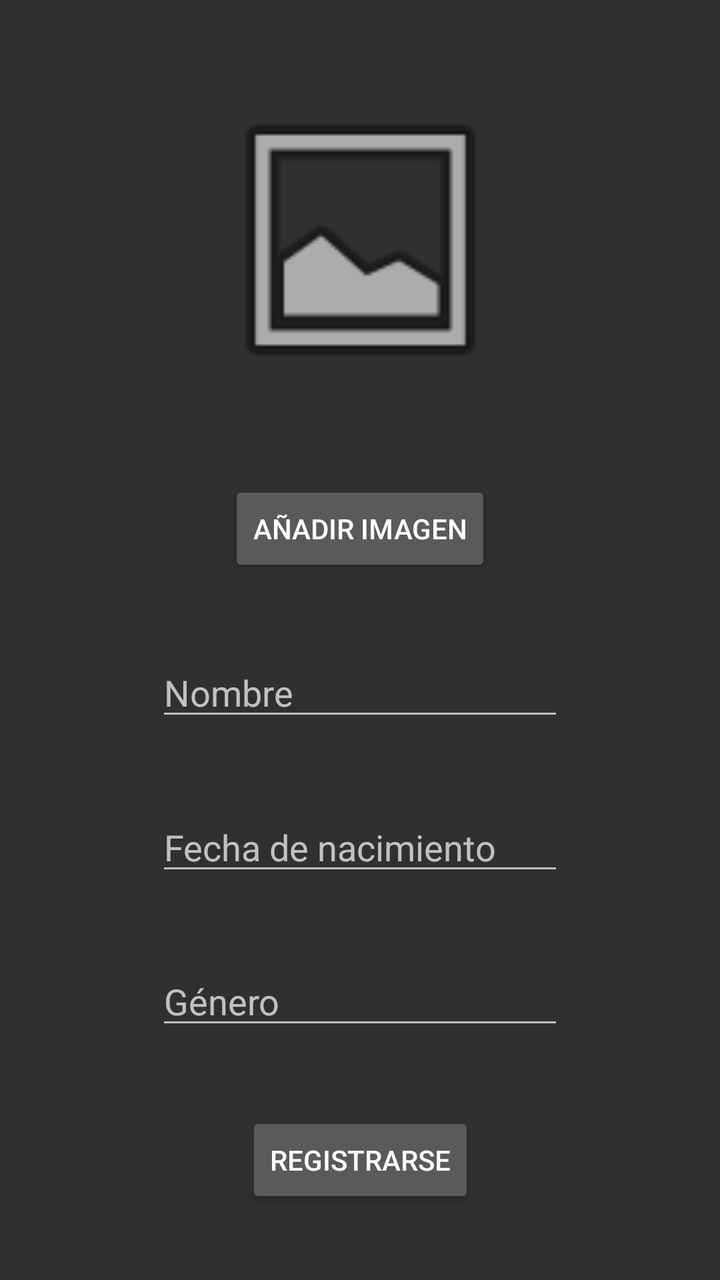
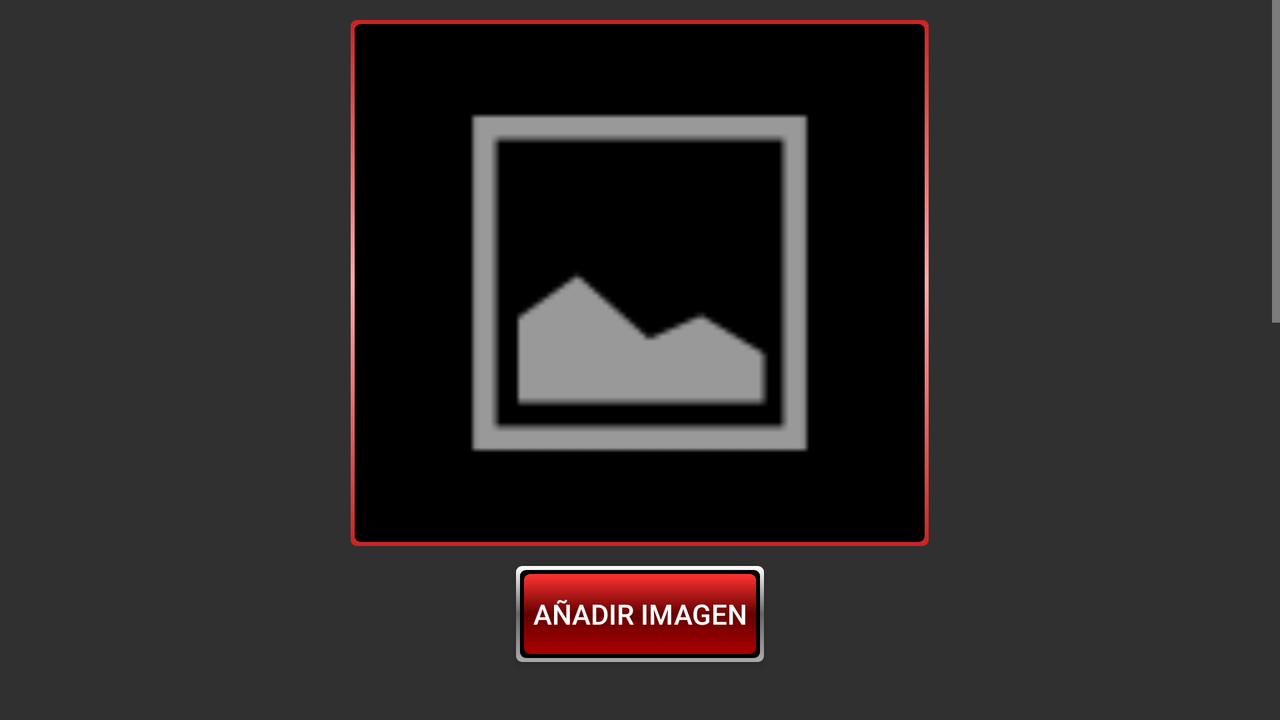

The same Android screen from two of the app's own layout files: first res/layout/ as a phone draws it, then the repository's variant for another configuration, drawn on a device whose configuration selects that folder. Both files follow.
<!-- AndroidManifest.xml: application theme Theme.Design.NoActionBar -->
<!-- res/layout/activity_register.xml -->
<?xml version="1.0" encoding="utf-8"?>
<androidx.constraintlayout.widget.ConstraintLayout xmlns:android="http://schemas.android.com/apk/res/android"
    xmlns:app="http://schemas.android.com/apk/res-auto"
    xmlns:tools="http://schemas.android.com/tools"
    android:layout_width="match_parent"
    android:layout_height="match_parent"
    tools:context=".RegisterActivity">

    <Button
        android:id="@+id/registrarse"
        android:layout_width="wrap_content"
        android:layout_height="wrap_content"
        android:text="Registrarse"
        app:layout_constraintBottom_toBottomOf="parent"
        app:layout_constraintEnd_toEndOf="parent"
        app:layout_constraintHorizontal_bias="0.5"
        app:layout_constraintStart_toStartOf="parent"
        app:layout_constraintTop_toBottomOf="@+id/editGenero" />

    <ImageView
        android:id="@+id/imageView"
        android:layout_width="153dp"
        android:layout_height="168dp"
        app:layout_constraintBottom_toTopOf="@+id/añadirImagen"
        app:layout_constraintEnd_toEndOf="parent"
        app:layout_constraintHorizontal_bias="0.5"
        app:layout_constraintStart_toStartOf="parent"
        app:layout_constraintTop_toTopOf="parent"
        app:srcCompat="@android:drawable/ic_menu_gallery" />

    <Button
        android:id="@+id/añadirImagen"
        android:layout_width="wrap_content"
        android:layout_height="wrap_content"
        android:text="Añadir Imagen"
        app:layout_constraintBottom_toTopOf="@+id/editNombreUsuario"
        app:layout_constraintEnd_toEndOf="parent"
        app:layout_constraintHorizontal_bias="0.5"
        app:layout_constraintStart_toStartOf="parent"
        app:layout_constraintTop_toBottomOf="@+id/imageView" />

    <EditText
        android:id="@+id/editNombreUsuario"
        android:layout_width="204dp"
        android:layout_height="41dp"
        android:ems="10"
        android:hint="Nombre"
        android:inputType="textPersonName"
        app:layout_constraintBottom_toTopOf="@+id/editFechaNacimiento"
        app:layout_constraintEnd_toEndOf="parent"
        app:layout_constraintHorizontal_bias="0.5"
        app:layout_constraintStart_toStartOf="parent"
        app:layout_constraintTop_toBottomOf="@+id/añadirImagen" />

    <EditText
        android:id="@+id/editFechaNacimiento"
        android:layout_width="204dp"
        android:layout_height="41dp"
        android:ems="10"
        android:hint="Fecha de nacimiento"
        android:inputType="date"
        android:focusable="false"
        android:clickable="true"
        android:maxLines="1"
        app:layout_constraintBottom_toTopOf="@+id/editGenero"
        app:layout_constraintEnd_toEndOf="parent"
        app:layout_constraintHorizontal_bias="0.5"
        app:layout_constraintStart_toStartOf="parent"
        app:layout_constraintTop_toBottomOf="@+id/editNombreUsuario" />

    <EditText
        android:id="@+id/editGenero"
        android:layout_width="204dp"
        android:focusable="false"

        android:layout_height="41dp"
        android:ems="10"
        android:hint="Género"
        android:inputType="textPersonName"
        app:layout_constraintBottom_toTopOf="@+id/registrarse"
        app:layout_constraintEnd_toEndOf="parent"
        app:layout_constraintHorizontal_bias="0.5"
        app:layout_constraintStart_toStartOf="parent"
        app:layout_constraintTop_toBottomOf="@+id/editFechaNacimiento" />

</androidx.constraintlayout.widget.ConstraintLayout>
<!-- resources referenced by this layout -->
<resources>

</resources>
<!-- res/layout-land/activity_register.xml (the repository's variant of the layout above) -->
<!-- drawn on the phone turned sideways -->
<?xml version="1.0" encoding="utf-8"?>
<androidx.constraintlayout.widget.ConstraintLayout xmlns:android="http://schemas.android.com/apk/res/android"
    xmlns:app="http://schemas.android.com/apk/res-auto"
    xmlns:tools="http://schemas.android.com/tools"
    android:layout_width="match_parent"
    android:layout_height="match_parent"
    tools:context=".RegisterActivity"
    android:background="@drawable/fondo_perfil"
    >

    <ScrollView
        android:layout_width="match_parent"
        android:layout_height="match_parent"
        tools:layout_editor_absoluteX="0dp"
        tools:layout_editor_absoluteY="33dp">

        <LinearLayout
            android:layout_width="match_parent"
            android:layout_height="wrap_content"
            android:gravity="center"
            android:orientation="vertical">

            <ImageView
                android:id="@+id/imageView"
                android:layout_width="289dp"
                android:layout_height="263dp"
                android:layout_marginStart="10dp"
                android:layout_marginLeft="10dp"
                android:layout_marginTop="10dp"
                android:layout_marginEnd="10dp"
                android:layout_marginRight="10dp"
                android:layout_marginBottom="10dp"
                android:background="@drawable/fondo_foto_perfil"
                android:paddingStart="10dp"
                android:paddingLeft="10dp"
                android:paddingTop="10dp"
                android:paddingEnd="10dp"
                android:paddingRight="10dp"
                android:paddingBottom="10dp"
                android:src="@android:drawable/ic_menu_gallery"
                app:srcCompat="@android:drawable/ic_menu_gallery" />

            <Button
                android:id="@+id/añadirImagen"
                android:layout_width="124dp"
                android:layout_height="wrap_content"
                android:background="@drawable/fondo_boton_perfil"
                android:text="Añadir Imagen" />

            <Space
                android:layout_width="match_parent"
                android:layout_height="31dp" />

            <TextView
                android:id="@+id/textViewNombre2"
                android:layout_width="match_parent"
                android:layout_height="47dp"
                android:layout_gravity="center"
                android:layout_weight="1"
                android:fontFamily="@font/shrikhand"
                android:foregroundGravity="center"
                android:gravity="center"
                android:text=" Nombre"
                android:textAlignment="gravity"
                android:textSize="18sp"
                android:textStyle="bold" />

            <EditText
                android:id="@+id/editNombreUsuario"
                android:layout_width="204dp"
                android:layout_height="41dp"
                android:background="@drawable/fondo_foto_perfil"
                android:ems="10"
                android:inputType="textPersonName"
                android:paddingLeft="10dp"
                android:paddingRight="10dp"
                android:textColor="#FFFFFF"
                android:textColorHighlight="#FFFFFF"
                android:textColorHint="#FFFFFF"
                android:textColorLink="#FFFFFF" />

            <TextView
                android:id="@+id/textViewNombre3"
                android:layout_width="match_parent"
                android:layout_height="47dp"
                android:layout_gravity="center"
                android:layout_weight="1"
                android:fontFamily="@font/shrikhand"
                android:foregroundGravity="center"
                android:gravity="center"
                android:text=" Fecha de nacimiento"
                android:textAlignment="gravity"
                android:textSize="18sp"
                android:textStyle="bold" />

            <EditText
                android:id="@+id/editFechaNacimiento"
                android:layout_width="204dp"
                android:layout_height="41dp"
                android:background="@drawable/fondo_foto_perfil"
                android:clickable="true"
                android:ems="10"
                android:focusable="false"
                android:inputType="date"
                android:maxLines="1"
                android:paddingLeft="10dp"
                android:textColor="#FFFFFF"
                android:textColorHighlight="#FFFFFF"
                android:textColorHint="#FFFFFF"
                android:textColorLink="#FFFFFF" />

            <TextView
                android:id="@+id/textViewNombre4"
                android:layout_width="match_parent"
                android:layout_height="47dp"
                android:layout_gravity="center"
                android:layout_weight="1"
                android:fontFamily="@font/shrikhand"
                android:foregroundGravity="center"
                android:gravity="center"
                android:text=" Género"
                android:textAlignment="gravity"
                android:textSize="18sp"
                android:textStyle="bold" />

            <EditText
                android:id="@+id/editGenero"
                android:layout_width="204dp"
                android:layout_height="41dp"

                android:background="@drawable/fondo_foto_perfil"
                android:ems="10"
                android:focusable="false"
                android:inputType="textPersonName"
                android:paddingLeft="10dp"
                android:paddingRight="10dp"
                android:textColor="#FFFFFF"
                android:textColorHighlight="#FFFFFF"
                android:textColorHint="#FFFFFF"
                android:textColorLink="#FFFFFF" />

            <TextView
                android:id="@+id/textViewNombre5"
                android:layout_width="match_parent"
                android:layout_height="47dp"
                android:layout_gravity="center"
                android:layout_weight="1"
                android:fontFamily="@font/shrikhand"
                android:foregroundGravity="center"
                android:gravity="center"
                android:text=" Ubicación"
                android:textAlignment="gravity"
                android:textSize="18sp"
                android:textStyle="bold" />

            <EditText
                android:id="@+id/editUbicacion"
                android:layout_width="204dp"
                android:layout_height="41dp"
                android:background="@drawable/fondo_foto_perfil"
                android:clickable="true"
                android:ems="10"
                android:focusable="false"
                android:inputType="textPersonName"
                android:paddingLeft="10dp"
                android:paddingRight="10dp" />

            <Space
                android:layout_width="match_parent"
                android:layout_height="17dp" />

            <Button
                android:id="@+id/registrarse"
                android:layout_width="wrap_content"
                android:layout_height="wrap_content"
                android:background="@drawable/fondo_boton_perfil"
                android:text="Siguiente"

                />

            <Space
                android:layout_width="match_parent"
                android:layout_height="25dp" />
        </LinearLayout>
    </ScrollView>

</androidx.constraintlayout.widget.ConstraintLayout>
<!-- resources referenced by the variant -->
<!-- as the phone turned sideways resolves them -->
<resources>
  <!-- drawable fondo_boton_perfil (drawable) -->
  <?xml version="1.0" encoding="utf-8"?>
  <layer-list xmlns:android="http://schemas.android.com/apk/res/android" >
  <item>
      <shape android:shape="rectangle" >
          <gradient android:startColor="#AAAAAA"
              android:centerColor="#666666"
              android:endColor="#FFFFFF"
              android:gradientRadius="40dp"
              android:type="linear"
              android:angle="90"/>
          <corners android:radius="3dp" />
      </shape>
  </item>
  
  <item
      android:bottom="2dp"
      android:left="2dp"
      android:right="2dp"
      android:top="2dp">
      <shape android:shape="rectangle" >
          <gradient android:startColor="#000000"
              android:centerColor="#000000"
              android:endColor="#000000"
              android:gradientRadius="40dp"
              android:type="linear"
              android:angle="90"/>
          <corners android:radius="3dp" />
      </shape>
  </item>
  
  <item
      android:bottom="4dp"
      android:left="4dp"
      android:right="4dp"
      android:top="4dp">
      <shape xmlns:android="http://schemas.android.com/apk/res/android"
          android:shape="rectangle" android:padding="10dp">
          <gradient android:startColor="#AA0000"
              android:centerColor="#660000"
              android:endColor="#FF3333"
              android:gradientRadius="40dp"
              android:type="linear"
              android:angle="90"/>
          <corners android:radius="3dp" />
      </shape>
  </item>
  </layer-list>
  <!-- drawable fondo_foto_perfil (drawable) -->
  <?xml version="1.0" encoding="utf-8"?>
  <layer-list xmlns:android="http://schemas.android.com/apk/res/android" >
      <item>
          <shape android:shape="rectangle" >
              <gradient android:startColor="#CC2222"
                  android:centerColor="#FFAAAA"
                  android:endColor="#CC2222"
                  android:gradientRadius="40dp"
                  android:type="linear"
                  android:angle="90"/>
              <corners android:radius="3dp" />
          </shape>
      </item>
  
      <item
          android:bottom="2dp"
          android:left="2dp"
          android:right="2dp"
          android:top="2dp">
          <shape xmlns:android="http://schemas.android.com/apk/res/android"
              android:shape="rectangle" android:padding="10dp">
              <gradient android:startColor="#000000"
                  android:centerColor="#000000"
                  android:endColor="#000000"
                  android:gradientRadius="40dp"
                  android:type="linear"
                  android:angle="90"/>
              <corners android:radius="3dp" />
          </shape>
      </item>
  </layer-list>
</resources>
